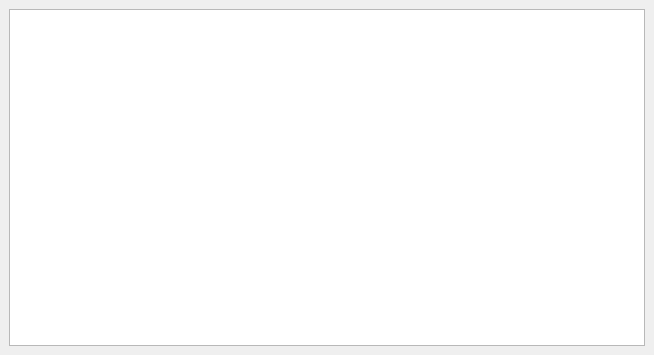
<?xml version="1.0" encoding="UTF-8"?>
<ui version="4.0">
 <class>GridModeIo</class>
 <widget class="QWidget" name="GridModeIo">
  <property name="geometry">
   <rect>
    <x>0</x>
    <y>0</y>
    <width>654</width>
    <height>355</height>
   </rect>
  </property>
  <property name="windowTitle">
   <string>GridModeIo</string>
  </property>
  <layout class="QVBoxLayout" name="verticalLayout">
   <property name="leftMargin">
    <number>9</number>
   </property>
   <property name="topMargin">
    <number>9</number>
   </property>
   <property name="rightMargin">
    <number>9</number>
   </property>
   <property name="bottomMargin">
    <number>9</number>
   </property>
   <item>
    <widget class="TableView" name="tableView_io"/>
   </item>
  </layout>
 </widget>
 <customwidgets>
  <customwidget>
   <class>TableView</class>
   <extends>QTableView</extends>
   <header>qfluentwidgets</header>
  </customwidget>
 </customwidgets>
 <resources/>
 <connections/>
</ui>
